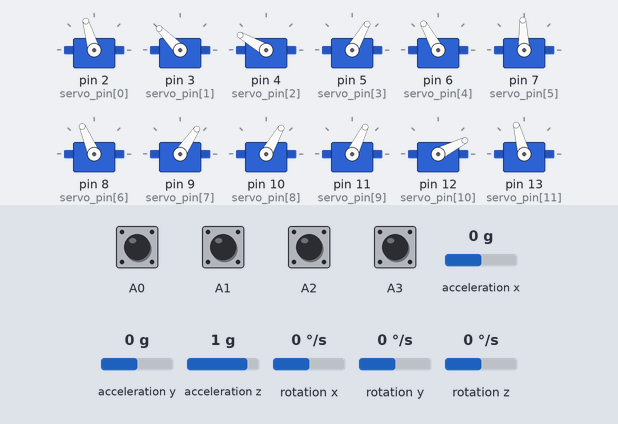
A sketch run on a simulated Arduino Uno, built with avr-gcc and run on an emulated ATmega328P. Parts: 12 × servo. The inputs (shaded band) are chosen by the test bench; at power-on: A0–3 HIGH, acceleration z 1 g, acceleration y 0 g, acceleration x 0 g, rotation x 0 °/s, rotation y 0 °/s, rotation z 0 °/s.

Above: at 1.9 s.
2.0 s: A0 pulled LOW for 0.15 s
At 2.27 s:
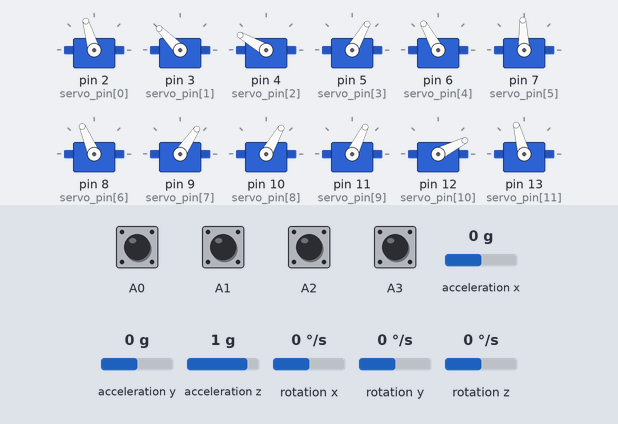
5.0 s: acceleration z set to 0 g
At 5.53 s:
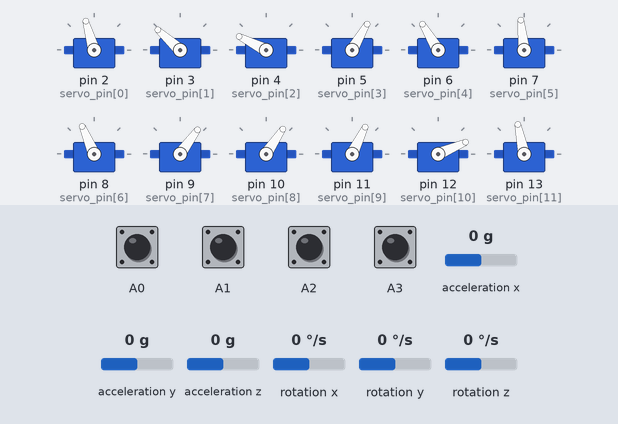
8.0 s: acceleration y set to -1.4 g
11.0 s: acceleration y set to 0 g
At 11.15 s:
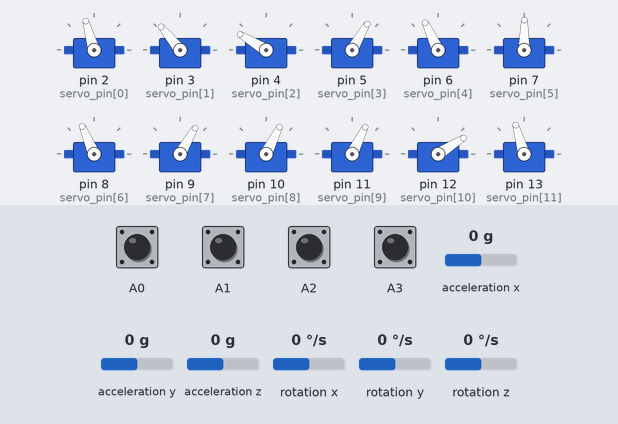
14.0 s: A3 pulled LOW for 0.15 s
17.0 s: acceleration z set to -1.4 g
Timing chart, 0 to 21.0 s (numbered marks = the images above; inputs shaded):
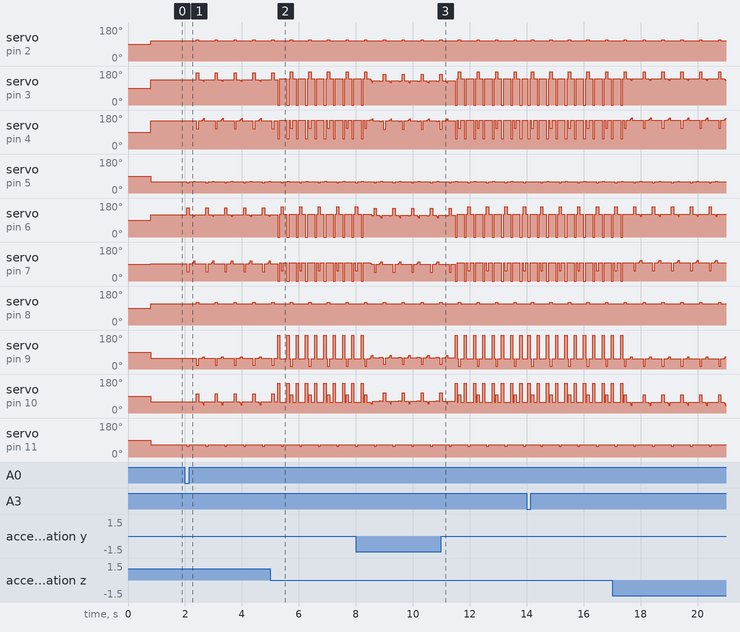

The sketch:

quad_bai_s_ctr.ino
```cpp
//Quad controller for atmega328p
//Shuang Peng - 2019-02 ver0.2

#include "matrix.h"
#include "kinematics.h"
#include "gait_generator.h"
#include "mpu_sensor.h"
#include <Servo.h>
#include <FlexiTimer2.h>

#define steady_pos_rpy_control 1
#define mpu_auto_balance 2
#define gait_control 3

Servo *servo_arr = new Servo[12];
int servo_pin[12] = {2, 3, 4, 5, 6, 7, 8, 9, 10, 11, 12, 13};
int offset_arr[12] = {98, 166, 145, 68, 147, 84, 105, 28, 68, 72, -5, 110};//servo offset calibration
int init_arr[12] = {0, 135, 90, 0, 135, 90, 0, 135, 90, 0, 135, 90};//init servo angle
int write_arr[12];
int read_arr[12];

int leg_sensor_arr[4] = {0, 0, 0, 0};

float rpy[3] = {0, 0, 0};
float rpy_target[3] = { -0.02, 0, 0};
float rpy_limit[3] = {0.9, 0.6, 0.5};

float rpy_read[3];
float rpy_read_old[3];
float rpy_delta[3];

float rpy_k[3] = { -1.9, -1.9, 0};
float rpy_d[3] = { -0.055, -0.055, 0};

float rpy_f_k[3] = { 0, 0.4, 0};

float pos[3] = {2.3, 0, 9.5};
float leg_len[3] = {3, 6, 7.7};
//dog.body_ab_len = 3; dog.body_hip_len = 9;
//dog.foot_ab_len = 8; dog.foot_hip_len = 9;
body dog(3, 9, 12, 10, rpy, pos, leg_len);

float temp_v = 0;
int dir = 1;

float data_received[4] = {0}; //received control data

int overall_state;//general state

gait_generator generator(dog);

void setup() {
  Serial.begin(115200);

  generator.trot_delay = 70;
  generator.trot_height = 4.5;//set up generator;

  pinMode(A0, INPUT_PULLUP);
  pinMode(A1, INPUT_PULLUP);
  pinMode(A2, INPUT_PULLUP);
  pinMode(A3, INPUT_PULLUP);

  for (int s = 0; s < 12; s++)
    servo_arr[s].attach(servo_pin[s]);
  for (int s = 0; s < 12; s++)
    read_arr[s] = init_arr[s];

  mpu_init();
  FlexiTimer2::set(150, 1.0 / 1000, serial_read); // call every 150 1ms "ticks" to the serial reader
  FlexiTimer2::start();
}

void init_pos()
{
  servo_arr[0].write(98);//add clockwise FL
  servo_arr[1].write(170);//add clockwise
  servo_arr[2].write(142);//add clockwise

  servo_arr[3].write(68);//minus clockwise BL
  servo_arr[4].write(150);
  servo_arr[5].write(88);

  servo_arr[6].write(107);//add BR
  servo_arr[7].write(52);//minus
  servo_arr[8].write(68);//minus

  servo_arr[9].write(71);//minus
  servo_arr[10].write(0);//minus
  servo_arr[11].write(111);
}

void angle_trans(int *offset, int *read_arr, int *write_arr)
{
  write_arr[1] = read_arr[1] - 180 + offset[1];
  write_arr[4] = read_arr[4] - 180 + offset[4];

  write_arr[2] = read_arr[2] - 90 + offset[2];
  write_arr[5] = read_arr[5] - 90 + offset[5];

  write_arr[7] = 180 - read_arr[7] + offset[7];
  write_arr[10] = 180 - read_arr[10] + offset[10];

  write_arr[8] = 90 - read_arr[8] + offset[8];
  write_arr[11] = 90 - read_arr[11] + offset[11];

  write_arr[0] = offset[0] + read_arr[0];
  write_arr[3] = offset[3] - read_arr[3];
  write_arr[6] = offset[6] - (read_arr[6] + 180);
  write_arr[9] = offset[9] + read_arr[9] + 180;
}


void write_servo(int *data_write, int *offset)
{
  for (int s = 0; s < 12; s++)
  {
    servo_arr[s].write(data_write[s]);
  }
}

void print_leg_vec(body &in)
{
  Serial.print("fl: ");
  for (int s = 0; s < 3; s++) {
    Serial.print(in.leg_vec_fl.vec[s]);  Serial.print(" ");
  }
  Serial.println(" ");
  Serial.print("fr: ");
  for (int s = 0; s < 3; s++) {
    Serial.print(in.leg_vec_fr.vec[s]);  Serial.print(" ");
  }
  Serial.println(" ");
  Serial.print("bl: ");
  for (int s = 0; s < 3; s++) {
    Serial.print(in.leg_vec_bl.vec[s]);  Serial.print(" ");
  }
  Serial.println(" ");
  Serial.print("br: ");
  for (int s = 0; s < 3; s++) {
    Serial.print(in.leg_vec_br.vec[s]);  Serial.print(" ");
  }
  Serial.println(" ");

}

void print_angle(body &in)
{
  Serial.print("fl: ");
  Serial.print(in.fl.ab);  Serial.print(" ");
  Serial.print(in.fl.hip);  Serial.print(" ");
  Serial.print(in.fl.knee);  Serial.println(" ");
  Serial.print("fr: ");
  Serial.print(in.fr.ab);  Serial.print(" ");
  Serial.print(in.fr.hip);  Serial.print(" ");
  Serial.print(in.fr.knee);  Serial.println(" ");
  Serial.print("bl: ");
  Serial.print(in.bl.ab);  Serial.print(" ");
  Serial.print(in.bl.hip);  Serial.print(" ");
  Serial.print(in.bl.knee);  Serial.println(" ");
  Serial.print("br: ");
  Serial.print(in.br.ab);  Serial.print(" ");
  Serial.print(in.br.hip);  Serial.print(" ");
  Serial.print(in.br.knee);  Serial.println(" ");
}

void print_angle_write(int *arr)
{
  Serial.print("set: ");
  for (int s = 0; s < 12; s++)
  {
    Serial.print(arr[s]);
    Serial.print(" ");
  }
  Serial.println(" ");
}

void read_leg_sensor(int *arr)
{
  arr[0] = digitalRead(A0);
  arr[1] = digitalRead(A1);
  arr[2] = digitalRead(A2);
  arr[3] = digitalRead(A3);
}

void print_mpu_data(float *rpy_read)
{
  Serial.print(rpy_read[0]); Serial.print(",");
  Serial.print(rpy_read[1]); Serial.print(",");
  Serial.print(rpy_read[2]); Serial.println();
}

void serial_read()
{
  if (Serial.available())
  {
    if (Serial.read() == 'h')
      for (int i = 0; i < 4; i++)
        *(data_received + i) = Serial.parseFloat();
  }
  if (int(data_received[0]) != overall_state)
    overall_state = data_received[0];//change main state
}

void loop() {

  read_leg_sensor(leg_sensor_arr);
  mpu_update(rpy_read);
  //serial_read();

  //if (!(leg_sensor_arr[0] == SKY && leg_sensor_arr[1] == SKY && leg_sensor_arr[2] == SKY && leg_sensor_arr[3] == SKY))
  /*for (int s = 0; s < 2; s++)
    {
    rpy_delta[s] = rpy_read[s] - rpy_target[s];
    rpy[s] += (rpy_k[s] * rpy_delta[s] * abs(rpy_delta[s]) + rpy_d[s] * (rpy_read[s] - rpy_read_old[s]));

    rpy_read_old[s] = rpy_read[s];

    if (rpy[s] > rpy_limit[s]) rpy[s] = rpy_limit[s];
    else if (rpy[s] < -1 * rpy_limit[s]) rpy[s] = -1 * rpy_limit[s];
    }*/

  //dog.change_dog_pos(rpy, pos);
  //Serial.print("time interval a  ");
  //Serial.print(generator.atime_ground_s);
  //Serial.print("   time interval b  ");
  //Serial.println(generator.btime_ground_s);

  if (generator.main_state == -1)
  {
    if (!(leg_sensor_arr[0] == SKY && leg_sensor_arr[1] == SKY && leg_sensor_arr[2] == SKY && leg_sensor_arr[3] == SKY))
      generator.main_state = LOADING_A;
  }

  float vec_x = data_received[1];
  float vec_y = data_received[2];
  float vec_turn = data_received[3];
  generator.trot_changer(dog, leg_sensor_arr, rpy, pos, vec_x, vec_y, vec_turn, rpy_read, rpy_target, rpy_f_k);

  read_arr[0] = dog.fl.ab;   read_arr[1] = dog.fl.hip;    read_arr[2] = dog.fl.knee;
  read_arr[3] = dog.bl.ab;   read_arr[4] = dog.bl.hip;    read_arr[5] = dog.bl.knee;
  read_arr[6] = dog.br.ab;   read_arr[7] = dog.br.hip;    read_arr[8] = dog.br.knee;
  read_arr[9] = dog.fr.ab;   read_arr[10] = dog.fr.hip;    read_arr[11] = dog.fr.knee;

  angle_trans(offset_arr, read_arr, write_arr);

  write_servo(write_arr, offset_arr);

  //Serial.print("state ");
  //Serial.println(generator.main_state);

  //fl,bl,br,fr cycle
}
```

gait_generator.cpp
```cpp
//Quad controller for atmega328p
//Shuang Peng - 2019-02 ver0.2

#include "gait_generator.h"
#include "Arduino.h"

gait_generator::gait_generator(body &dog_s)
{
  now_time = 0;
  now_time_old = 0;
  main_state = -1;
  time_interval = 1;
  changing_seed = 0;
  changing_dir = 1;
  dog_s.gen_foot_mat();

  //trot_len = 2;
  turn_angle = 0;
  turn_l = (pow(dog_s.foot_ab_len, 2) + pow(dog_s.foot_hip_len, 2)) / 2;
}

int gait_generator::judge_leg(int *leg_state)
{
  if (leg_state[1] == SKY && leg_state[3] == SKY)
    return FR_BL_SKY;
  //else if (leg_state[0] == GROUND || leg_state[2] == GROUND)
  //return FL_BR_GROUND;
  else if ((leg_state[0] == SKY && leg_state[2] == SKY))
    return FL_BR_SKY;
  //else if (leg_state[3] == GROUND || leg_state[1] == GROUND)
  //return FR_BL_GROUND;
  else
    return -1;
}

void gait_generator::trot_changer(body &dog_s, int *leg_state, float *rpy, float *pos, float tar_vec_x, float tar_vec_y, float turn_vec, float *rpy_read, float *rpy_target, float *rpy_f_k)
{
  now_time = millis();
  int time_d = now_time - now_time_old;

  if (atime_ground_s > 0.7)  atime_ground_s = 0.7;
  if (btime_ground_s > 0.7)  btime_ground_s = 0.7;

  if (pos[0] - 2.3 > 1) pos[0] = 2.3 + 1;
  else if (pos[0] - 2.3 < -1) pos[0] = 2.3 - 1;

  if (pos[1]  > 0.5) pos[0] = 0.5;
  else if (pos[1]  < -0.5) pos[1] = - 0.5;

  for (int s = 0; s < 4; s++)
  {
    if (height_storage[s] < -0.7) height_storage[s] = -0.7;
  }

  //if (time_d > time_interval)
  if (1)
  {
    dog_s.gen_foot_mat();//generate initial foot pos

    for (int s = 0; s < 3; s++)
    {
      dog_s.rad_rpy[s] = rpy[s];
      dog_s.pos_offset[s] = pos[s];
    }

    float turn_l_tx;
    float turn_l_ty;

    switch (main_state) {// state machine
      case LOADING_A:
        //delay(50);

        main_state = COMPRESSION_A;
        break;
      case COMPRESSION_A:

        main_state = THRUST_A;
        break;
      case THRUST_A:
        height_counter = 0;

        main_state = UNLOADING_A;
        break;
      case UNLOADING_A:
        turn_angle = turn_vec * btime_ground_s / 2;
        turn_l_tx = turn_angle * turn_l * sin(turn_angle);
        turn_l_ty = turn_angle * turn_l * cos(turn_angle);

        dog_s.leg_pfr.vec[0] += tar_vec_x * btime_ground_s / 2 - turn_l_tx;
        dog_s.leg_pbl.vec[0] += tar_vec_x * btime_ground_s / 2 + turn_l_tx;

        dog_s.leg_pfr.vec[1] += tar_vec_y * btime_ground_s / 2 + turn_l_ty;
        dog_s.leg_pbl.vec[1] += tar_vec_y * btime_ground_s / 2 - turn_l_ty;
        dog_s.leg_pfr.vec[2] += trot_height;
        dog_s.leg_pbl.vec[2] += trot_height;

        height_storage[FR] = trot_height; height_storage[FL] = 0;
        height_storage[BL] = trot_height; height_storage[BR] = 0;

        height_counter++;

        if (leg_state[FR] == SKY && leg_state[BL] == SKY && height_counter > height_waiter)
        {
          main_state = FLIGHT_A;
          atime_ground = millis();
          atime_ground_s = (atime_ground - atime_ground_old) / 1000.0f;

          rpy_fi = 0;
          rpy_fi_1 = 0;
          rpy_counter = 0;
        }
        break;
      case FLIGHT_A:
        //float turn_l_t1 = (turn_angle * turn_l) / 1.414;
        rpy_fi += (rpy_read[1] - rpy_target[1]);
        rpy_fi_1 += (rpy_read[0] - rpy_target[0]);
        rpy_counter++;
        //delay(10);
        dog_s.leg_pfr.vec[0] += tar_vec_x * btime_ground_s / 2 - turn_l_tx;
        dog_s.leg_pbl.vec[0] += tar_vec_x * btime_ground_s / 2 + turn_l_tx;

        dog_s.leg_pfr.vec[1] += tar_vec_y * btime_ground_s / 2 + turn_l_ty;
        dog_s.leg_pbl.vec[1] += tar_vec_y * btime_ground_s / 2 - turn_l_ty;

        dog_s.leg_pfl.vec[0] -= tar_vec_x * btime_ground_s / 2 ;
        dog_s.leg_pbr.vec[0] -= tar_vec_x * btime_ground_s / 2 ;

        dog_s.leg_pfl.vec[1] -= tar_vec_y * btime_ground_s / 2 ;
        dog_s.leg_pbr.vec[1] -= tar_vec_y * btime_ground_s / 2 ;

        //dog_s.pos_offset[0] = pos[0] + tar_vec_x * atime_ground_s / 2;
        //dog_s.pos_offset[1] = pos[1] + tar_vec_y * atime_ground_s / 2;

        if (leg_state[FR] == SKY)
        {
          //height_storage[FR] -= 0.4;
          height_storage[FR] = 0;
        }
        if (leg_state[BL] == SKY)
        {
          //height_storage[BL] -= 0.4;
          height_storage[BL] = 0;
        }
        dog_s.leg_pfr.vec[2] = height_storage[FR];
        dog_s.leg_pbl.vec[2] = height_storage[BL];
        if (leg_state[FR] == GROUND || leg_state[BL] == GROUND || rpy_counter > flight_killer)
        {
          main_state = THR_A;
          atime_ground_old = millis();

          pos_counter = 0;
        }
        break;

      case THR_A://three legged phrase 1, pose changed
        pos_counter++;
        pos[0] += rpy_f_k[1] * (rpy_fi / rpy_counter);
        rpy[0] += rpy_f_k[0] * (rpy_fi_1 / rpy_counter);
        dog_s.rad_rpy[0] = rpy[0];
        dog_s.pos_offset[0] = pos[0];
        if (leg_state[FR] == SKY) {
          height_storage[BL] -= 0.4;
          height_storage[FR] -= 0.2;
        }
        else if (leg_state[BL] == SKY) {
          height_storage[FR] -= 0.4;
          height_storage[BL] -= 0.2;
        }
        dog_s.leg_pfr.vec[2] = height_storage[FR];
        dog_s.leg_pbl.vec[2] = height_storage[BL];

        if ((leg_state[FR] == GROUND && leg_state[BL] == GROUND) || pos_counter > pose_waiter)
          main_state = LOADING_B;

        break;

      case LOADING_B:
        //delay(50);

        main_state = COMPRESSION_B;
        break;
      case COMPRESSION_B:

        main_state = THRUST_B;
        break;
      case THRUST_B:

        height_counter = 0;

        main_state = UNLOADING_B;
        break;
      case UNLOADING_B:
        turn_angle = turn_vec * btime_ground_s / 2;
        turn_l_tx = turn_angle * turn_l * sin(turn_angle);
        turn_l_ty = turn_angle * turn_l * cos(turn_angle);

        dog_s.leg_pfl.vec[0] += tar_vec_x * atime_ground_s / 2 + turn_l_tx;
        dog_s.leg_pbr.vec[0] += tar_vec_x * atime_ground_s / 2 - turn_l_tx;

        dog_s.leg_pfl.vec[1] += tar_vec_y * atime_ground_s / 2 + turn_l_ty;
        dog_s.leg_pbr.vec[1] += tar_vec_y * atime_ground_s / 2 - turn_l_ty;

        dog_s.leg_pfl.vec[2] += trot_height;
        dog_s.leg_pbr.vec[2] += trot_height;

        height_storage[FL] = trot_height;  height_storage[FR] = 0;
        height_storage[BR] = trot_height;  height_storage[BL] = 0;

        height_counter++;

        if (leg_state[FL] == SKY && leg_state[BR] == SKY && height_counter > height_waiter)
        {
          main_state = FLIGHT_B;
          btime_ground = millis();
          btime_ground_s = (btime_ground - btime_ground_old) / 1000.0f;
          rpy_fi = 0;
          rpy_fi_1 = 0;
          rpy_counter = 0;
        }

        break;
      case FLIGHT_B:
        //float turn_l_t1 = (turn_angle * turn_l) / 1.414;
        rpy_fi += (rpy_read[1] - rpy_target[1]);
        rpy_fi_1 += (rpy_read[0] - rpy_target[0]);
        rpy_counter++;
        //delay(10);
        dog_s.leg_pfl.vec[0] += tar_vec_x * atime_ground_s / 2 + turn_l_tx ;
        dog_s.leg_pbr.vec[0] += tar_vec_x * atime_ground_s / 2 - turn_l_tx;

        dog_s.leg_pfl.vec[1] += tar_vec_y * atime_ground_s / 2 + turn_l_ty;
        dog_s.leg_pbr.vec[1] += tar_vec_y * atime_ground_s / 2 - turn_l_ty;

        dog_s.leg_pfr.vec[0] -= tar_vec_x * btime_ground_s / 2 ;
        dog_s.leg_pbl.vec[0] -= tar_vec_x * btime_ground_s / 2 ;

        dog_s.leg_pfr.vec[1] -= tar_vec_y * btime_ground_s / 2 ;
        dog_s.leg_pbl.vec[1] -= tar_vec_y * btime_ground_s / 2 ;


        if (leg_state[FL] == SKY)
        {
          //height_storage[FL] -= 0.4;
          height_storage[FL] = 0;
        }
        if (leg_state[BR] == SKY)
        {
          //height_storage[BR] -= 0.4;
          height_storage[BR] = 0;
        }
        dog_s.leg_pfl.vec[2] = height_storage[FL];
        dog_s.leg_pbr.vec[2] = height_storage[BR];
        if (leg_state[FL] == GROUND || leg_state[BR] == GROUND || rpy_counter > flight_killer)
        {
          main_state = THR_B;
          btime_ground_old = millis();

          pos_counter = 0;
        }
        break;

      case THR_B:
        pos_counter++;
        pos[0] += rpy_f_k[1] * (rpy_fi / rpy_counter);
        rpy[0] += rpy_f_k[0] * (rpy_fi_1 / rpy_counter);
        dog_s.rad_rpy[0] = rpy[0];
        dog_s.pos_offset[0] = pos[0];

        if (leg_state[FL] == SKY)  {
          height_storage[BR] -= 0.4;
          height_storage[FL] -= 0.2;
        }
        else if (leg_state[BR] == SKY) {
          height_storage[FL] -= 0.4;
          height_storage[BR] -= 0.2;
        }
        dog_s.leg_pfl.vec[2] = height_storage[FL];
        dog_s.leg_pbr.vec[2] = height_storage[BR];
        if ((leg_state[FL] == GROUND && leg_state[BR] == GROUND) || pos_counter > pose_waiter)
          main_state = LOADING_A;

        break;
    }

    dog_s.gen_body_mat();
    dog_s.update_leg_vec();
    now_time_old = now_time;
  }
}
```

gait_generator.h
```cpp
//Quad controller for atmega328p
//Shuang Peng - 2019-02 ver0.2

#ifndef _GAIT_GENERATOR__
#define _GAIT_GENERATOR__
#include "Arduino.h"
#include "matrix.h"
#include "kinematics.h"

#define LOADING_A      1
#define COMPRESSION_A  2
#define THRUST_A       3
#define UNLOADING_A    4
#define FLIGHT_A       5

#define LOADING_B      6
#define COMPRESSION_B  7
#define THRUST_B       8
#define UNLOADING_B    9
#define FLIGHT_B       10

#define THR_A 11
#define THR_B 12

#define GROUND    0
#define SKY       1

#define FL_BR_SKY     20
#define FL_BR_GROUND  21
#define FR_BL_SKY     22
#define FR_BL_GROUND  23

#define ALL_GROUND   24
#define ALL_SKY      25

#define FL 0
#define BL 1
#define BR 2
#define FR 3

#define height_waiter 4
#define flight_killer 7
#define pose_waiter 4
#define pose_delta 0.2

class gait_generator
{
  public:
    float trot_height;
    float trot_delay;

    float trot_len;

    int main_state;
    int time_interval;

    unsigned long now_time;
    unsigned long now_time_old;

    unsigned long atime_ground;
    unsigned long atime_ground_old;
    unsigned long btime_ground;
    unsigned long btime_ground_old;

    float atime_ground_s;
    float btime_ground_s;

    float height_storage[4];

    float changing_seed;
    int changing_dir;

    int height_counter;

    float rpy_fi;
    float rpy_fi_1;
    int rpy_counter;

    int pos_counter;

    float turn_angle;
    float turn_l;

    gait_generator(body &dog_s);
    int judge_leg(int *leg_state);
    void trot_changer(body &dog_s, int *leg_state, float *rpy, float *pos, float tar_vec_x, float tar_vec_y, float turn_vec, float *rpy_read, float *rpy_target, float *rpy_f_k);
};
#endif
```

matrix.h
```cpp
//Quad controller for atmega328p
//Shuang Peng - 2019-02 ver0.2

#ifndef _MATRIX__
#define _MATRIX__

class matrix3d;
class vec3d;

class matrix3d
{
  public:
    float mat[3][3];
    matrix3d();
    void operator=(const matrix3d &in);
    matrix3d operator+(const matrix3d &in);
    matrix3d operator-(const matrix3d &in);
    matrix3d operator*(const matrix3d &in);
    void set_indentity();

    void gen_rotx(float anglex);
    void gen_roty(float angley);
    void gen_rotz(float anglez);
    void gen_rotation(float *angle_in);

    vec3d operator*(const vec3d &in);
};

class vec3d
{
  public:
    float vec[3];
    vec3d();
    void operator=(const vec3d &in);
    vec3d operator+(const vec3d &in);
    vec3d operator-(const vec3d &in);

    void gen_trans(float *pos_in);
};

#endif
```

Source omitted: kinematics.cpp (3360 bytes), kinematics.h (1110 bytes), matrix.cpp (2790 bytes), mpu_sensor.cpp (4450 bytes), mpu_sensor.h (301 bytes)

Measured:
- after the input at 2.0 s, servo on pin 2 (servo_pin[0]): alternates 113° for 0.08 s and 106° for 0.58 s, starting after 0.40 s; servo on pin 3 (servo_pin[1]): 134° → 170° after 0.40 s, then repeats every 0.66 s: 134° 0.13 s, 132° 0.03 s, 129° 0.03 s, 126° 0.02 s, 134° 0.38 s, 170° 0.08 s
